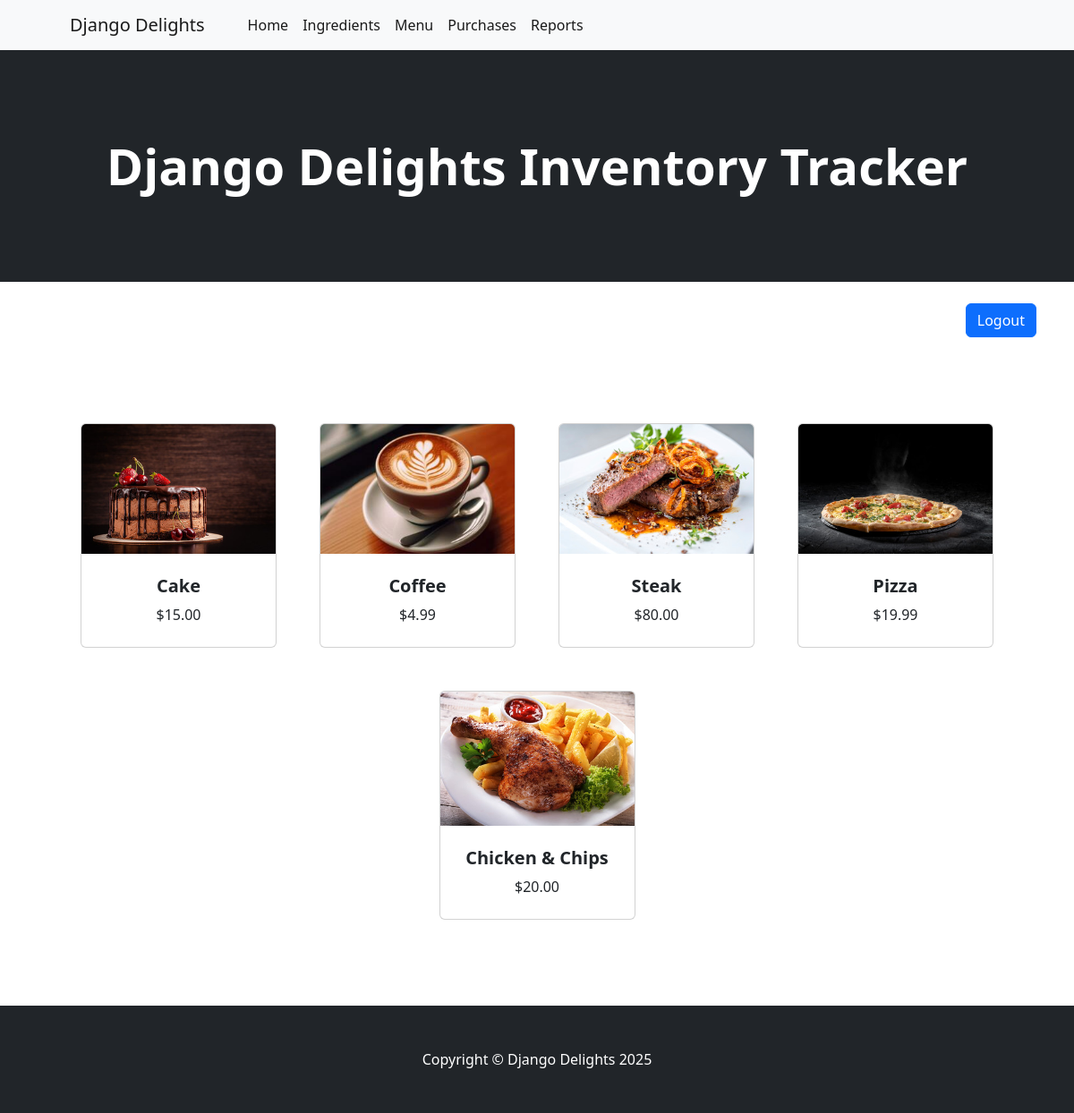
The app's page / (signed in) with its own data.
### inventory/models.py (models this page shows, shortened)
class MenuItem(models.Model):
    name = models.CharField(max_length=30, unique=True)
    price = models.DecimalField(max_digits=5, decimal_places=2)
    image = models.CharField(max_length=255, default='default.jpg')

### inventory/views.py (the view)
# urls.py: path("", views.HomeView, name="home"),
@login_required
def HomeView(request):
    menu_items = list(MenuItem.objects.all())  # Convert QuerySet to list
    random_items = random.sample(menu_items, min(len(menu_items), 8))  # Pick 6 random items (or less if not enough)
    return render(request, 'inventory/index.html', {'menu_items': random_items})

### inventory/templates/inventory/index.html (shortened to what this page needs)
{% extends "base.html" %}
{% load static %}
{% block content %}
    <div class="text-end">
        <a href="{% url 'logout' %}" class="btn btn-primary">Logout</a>
    </div>
    <section class="py-5">
        <div class="container px-4 px-lg-5 mt-5">
            <div class="row gx-4 gx-lg-5 row-cols-2 row-cols-md-3 row-cols-xl-4 justify-content-center">
                {% for item in menu_items %}
                <div class="col mb-5">
                    <div class="card h-100">
                        <img src="{% static 'inventory/images/' %}{{ item.image }}" class="card-img-top" alt="{{ item.name }}">
                        <div class="card-body p-4">
                            <div class="text-center">
                                <h5 class="fw-bolder">{{ item.name }}</h5>
                                ${{ item.price }}
                            </div>
                        </div>
                    </div>
                </div>
                {% endfor %}
            </div>
        </div>
    </section>
{% endblock %}

### records on screen
MenuItem: image (picture), name "Cake", price "15.00"
MenuItem: image (picture), name "Coffee", price "4.99"
MenuItem: image (picture), name "Steak", price "80.00"
MenuItem: image (picture), name "Pizza", price "19.99"
MenuItem: image (picture), name "Chicken & Chips", price "20.00"
